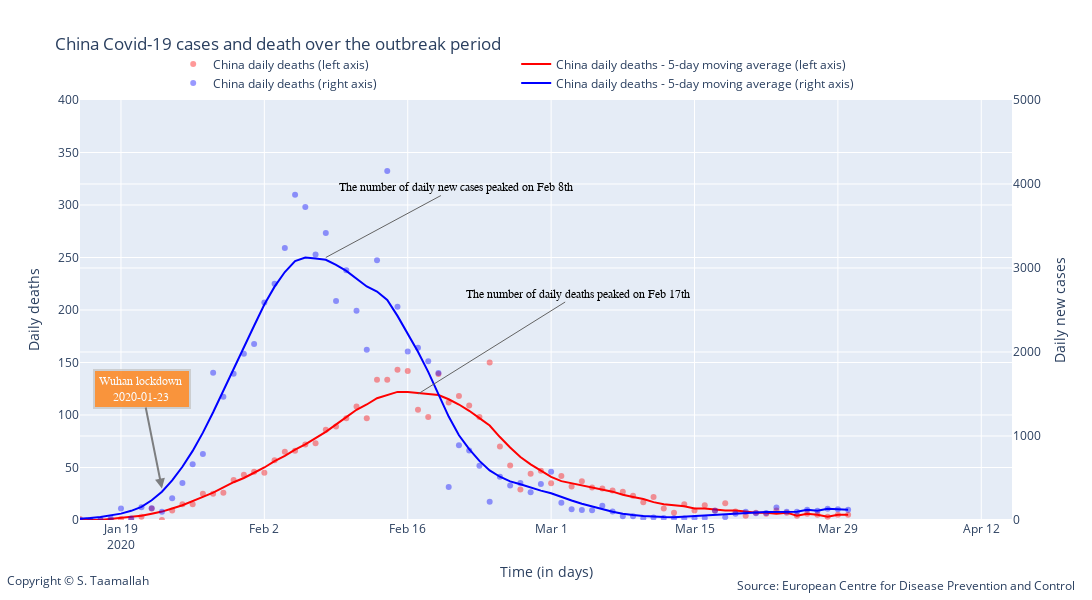

Notebook code for this chart:
### Markdown cell above
It seems to be an outlier on Feb 13th. with Feb 13th deaths too high and feb 14th too low. These two will be averaged

### Code cell
degree = 7

smooth_china_deaths = smoothTriangle(df_china['deaths'],degree)
smooth_china_cases = smoothTriangle(df_china['cases'],degree)




# Add traces
trace1 = go.Scatter(
        x=df_china.index, 
        y=df_china['deaths'],
        mode='markers',
        name='China daily deaths (left y-axis)',
        line_color='rgba(256, 0, 0, .4)',
        #showlegend=False,
)

trace11 = go.Scatter(
        x=df_china.index, 
        y=smooth_china_deaths,
        mode='lines',
        name='China daily deaths - 5-day moving average (left y-axis)',
        line_color='rgba(256, 0, 0, 1)',
)

trace2 = go.Scatter(
        x=df_china.index, 
        y=df_china['cases'],
        mode='markers',
        name='China daily deaths (right y-axis)',
        line_color='rgba(0, 0, 256, .4)',
        #showlegend=False,
        yaxis='y2'
)

trace22 = go.Scatter(
        x=df_china.index, 
        y=smooth_china_cases,
        mode='lines',
        name='China daily deaths - 5-day moving average (right y-axis)',
        line_color='rgba(0, 0, 256, 1)',
        yaxis='y2'
)

data = [trace1, trace11, trace2, trace22]

layout = go.Layout(
    title='China Covid-19 cases and death over the outbreak period',
    legend=dict(x=.1, y=1.12, orientation="h"), 
    width=1100,
    height=600,
    
    # Top left
    xaxis=dict(
        title='Time (in days)',
        range=['2020-01-15', '2020-04-15'],
    ),
    yaxis=dict(
        title='Daily deaths',
        #type='log',
        range=[0,400],
        anchor='x'
    ),
    yaxis2=dict(
        title = 'Daily new cases',
        #type='log',
        range=[0,5000],
        overlaying='y',
        side='right'
    ),
    
       annotations=[
        dict(
            x=1.07,
            y=-0.18,
            showarrow=False,
            text='Source: European Centre for Disease Prevention and Control',
            xref='paper',
            yref='paper'
        ),
        
        dict(
            x=-0.08,
            y=-0.17,
            showarrow=False,
            text='Copyright © S. Taamallah ',
            xref='paper',
            yref='paper'
        )
    ],
    
)



fig = go.Figure(data=data, layout=layout)

fig.add_annotation(
        x='2020-01-23',
        y=30,
        xref="x",
        yref="y",
        text="Wuhan lockdown <br> 2020-01-23  ",
        showarrow=True,
        font=dict(
            family="Courier New, monospace",
            size=12,
            color="#ffffff"
            ),
        align="center",
        arrowhead=2,
        arrowsize=1,
        arrowwidth=2,
        arrowcolor="#636363",
        ax=-20,
        ay=-100,
        bordercolor="#c7c7c7",
        borderwidth=2,
        borderpad=4,
        bgcolor="#ff7f0e",
        opacity=0.8
        )


fig.add_annotation(
            x='2020-02-08',
            y=250,
            text="The number of daily new cases peaked on Feb 8th",
            showarrow=True,
            font=dict(
            family="Courier New, monospace",
            size=12,
            color="black",
            ),
        align="center",
        arrowhead=0,
        arrowsize=1,
        arrowwidth=1,
        arrowcolor="#636363",
        ax=130,
        ay=-70,
)


fig.add_annotation(
            x='2020-02-17',
            y=120,
            text="The number of daily deaths peaked on Feb 17th",
            showarrow=True,
            font=dict(
            family="Courier New, monospace",
            size=12,
            color="black",
            ),
        align="center",
        arrowhead=0,
        arrowsize=1,
        arrowwidth=1,
        arrowcolor="#636363",
        ax=160,
        ay=-100,
)

fig.show()

from plotly.offline import plot
plot(fig, filename="STaamallah_covid19_analysis_chart_3_20200331.html", auto_open = False)

### Figure 1 — Plotly figure (JSON) as saved in the notebook; plotly's stock layout.template omitted (floating-point values rounded to 4 significant figures)
{"data": [{"line": {"color": "rgba(256, 0, 0, .4)"}, "mode": "markers", "name": "China daily deaths (left axis)", "type": "scatter", "x": ["2020-03-30T00:00:00", "2020-03-29T00:00:00", "2020-03-28T00:00:00", "2020-03-27T00:00:00", "2020-03-26T00:00:00", "2020-03-25T00:00:00", "2020-03-24T00:00:00", "2020-03-23T00:00:00", "2020-03-22T00:00:00", "2020-03-21T00:00:00", "2020-03-20T00:00:00", "2020-03-19T00:00:00", "2020-03-18T00:00:00", "2020-03-17T00:00:00", "2020-03-16T00:00:00", "2020-03-15T00:00:00", "2020-03-14T00:00:00", "2020-03-13T00:00:00", "2020-03-12T00:00:00", "2020-03-11T00:00:00", "2020-03-10T00:00:00", "2020-03-09T00:00:00", "2020-03-08T00:00:00", "2020-03-07T00:00:00", "2020-03-06T00:00:00", "2020-03-05T00:00:00", "2020-03-04T00:00:00", "2020-03-03T00:00:00", "2020-03-02T00:00:00", "2020-03-01T00:00:00", "2020-02-29T00:00:00", "2020-02-28T00:00:00", "2020-02-27T00:00:00", "2020-02-26T00:00:00", "2020-02-25T00:00:00", "2020-02-24T00:00:00", "2020-02-23T00:00:00", "2020-02-22T00:00:00", "2020-02-21T00:00:00", "2020-02-20T00:00:00", "2020-02-19T00:00:00", "2020-02-18T00:00:00", "2020-02-17T00:00:00", "2020-02-16T00:00:00", "2020-02-15T00:00:00", "2020-02-14T00:00:00", "2020-02-13T00:00:00", "2020-02-12T00:00:00", "2020-02-11T00:00:00", "2020-02-10T00:00:00", "2020-02-09T00:00:00", "2020-02-08T00:00:00", "2020-02-07T00:00:00", "2020-02-06T00:00:00", "2020-02-05T00:00:00", "2020-02-04T00:00:00", "2020-02-03T00:00:00", "2020-02-02T00:00:00", "2020-02-01T00:00:00", "2020-01-31T00:00:00", "2020-01-30T00:00:00", "2020-01-29T00:00:00", "2020-01-28T00:00:00", "2020-01-27T00:00:00", "2020-01-26T00:00:00", "2020-01-25T00:00:00", "2020-01-24T00:00:00", "2020-01-23T00:00:00", "2020-01-22T00:00:00", "2020-01-21T00:00:00", "2020-01-20T00:00:00", "2020-01-19T00:00:00", "2020-01-18T00:00:00", "2020-01-17T00:00:00", "2020-01-16T00:00:00", "2020-01-15T00:00:00", "2020-01-14T00:00:00", "2020-01-13T00:00:00", "2020-01-12T00:00:00", "2020-01-11T00:00:00", "2020-01-10T00:00:00", "2020-01-09T00:00:00", "2020-01-08T00:00:00", "2020-01-07T00:00:00", "2020-01-06T00:00:00", "2020-01-05T00:00:00", "2020-01-04T00:00:00", "2020-01-03T00:00:00", "2020-01-02T00:00:00", "2020-01-01T00:00:00", "2019-12-31T00:00:00"], "y": [5, 5, 3, 5, 6, 4, 7, 9, 6, 7, 4, 8, 16, 9, 14, 9, 15, 7, 11, 22, 17, 23, 27, 28, 30, 31, 37, 32, 42, 35, 47, 44, 29, 52, 70, 150, 98, 109, 118, 112, 139, 98, 105, 142, 143, 133.5, 133.5, 97, 108, 97, 89, 86, 73, 72, 66, 65, 57, 45, 46, 43, 38, 26, 25, 25, 15, 15, 9, 0, 11, 3, 0, 1, 0, 0, 0, 1, 0, 0, 0, 1, 0, 0, 0, 0, 0, 0, 0, 0, 0, 0, 0]}, {"line": {"color": "rgba(256, 0, 0, 1)"}, "mode": "lines", "name": "China daily deaths - 5-day moving average (left axis)", "type": "scatter", "x": ["2020-03-30T00:00:00", "2020-03-29T00:00:00", "2020-03-28T00:00:00", "2020-03-27T00:00:00", "2020-03-26T00:00:00", "2020-03-25T00:00:00", "2020-03-24T00:00:00", "2020-03-23T00:00:00", "2020-03-22T00:00:00", "2020-03-21T00:00:00", "2020-03-20T00:00:00", "2020-03-19T00:00:00", "2020-03-18T00:00:00", "2020-03-17T00:00:00", "2020-03-16T00:00:00", "2020-03-15T00:00:00", "2020-03-14T00:00:00", "2020-03-13T00:00:00", "2020-03-12T00:00:00", "2020-03-11T00:00:00", "2020-03-10T00:00:00", "2020-03-09T00:00:00", "2020-03-08T00:00:00", "2020-03-07T00:00:00", "2020-03-06T00:00:00", "2020-03-05T00:00:00", "2020-03-04T00:00:00", "2020-03-03T00:00:00", "2020-03-02T00:00:00", "2020-03-01T00:00:00", "2020-02-29T00:00:00", "2020-02-28T00:00:00", "2020-02-27T00:00:00", "2020-02-26T00:00:00", "2020-02-25T00:00:00", "2020-02-24T00:00:00", "2020-02-23T00:00:00", "2020-02-22T00:00:00", "2020-02-21T00:00:00", "2020-02-20T00:00:00", "2020-02-19T00:00:00", "2020-02-18T00:00:00", "2020-02-17T00:00:00", "2020-02-16T00:00:00", "2020-02-15T00:00:00", "2020-02-14T00:00:00", "2020-02-13T00:00:00", "2020-02-12T00:00:00", "2020-02-11T00:00:00", "2020-02-10T00:00:00", "2020-02-09T00:00:00", "2020-02-08T00:00:00", "2020-02-07T00:00:00", "2020-02-06T00:00:00", "2020-02-05T00:00:00", "2020-02-04T00:00:00", "2020-02-03T00:00:00", "2020-02-02T00:00:00", "2020-02-01T00:00:00", "2020-01-31T00:00:00", "2020-01-30T00:00:00", "2020-01-29T00:00:00", "2020-01-28T00:00:00", "2020-01-27T00:00:00", "2020-01-26T00:00:00", "2020-01-25T00:00:00", "2020-01-24T00:00:00", "2020-01-23T00:00:00", "2020-01-22T00:00:00", "2020-01-21T00:00:00", "2020-01-20T00:00:00", "2020-01-19T00:00:00", "2020-01-18T00:00:00", "2020-01-17T00:00:00", "2020-01-16T00:00:00", "2020-01-15T00:00:00", "2020-01-14T00:00:00", "2020-01-13T00:00:00", "2020-01-12T00:00:00", "2020-01-11T00:00:00", "2020-01-10T00:00:00", "2020-01-09T00:00:00", "2020-01-08T00:00:00", "2020-01-07T00:00:00", "2020-01-06T00:00:00", "2020-01-05T00:00:00", "2020-01-04T00:00:00", "2020-01-03T00:00:00", "2020-01-02T00:00:00", "2020-01-01T00:00:00", "2019-12-31T00:00:00"], "y": [5, 5, 3, 5, 6, 4, 7, 6, 7, 7, 8, 9, 9, 10, 11, 11, 13, 14, 15, 17, 20, 22, 24, 27, 29, 31, 33, 35, 37, 41, 47, 53, 60, 69, 79, 90, 97, 104, 110, 115, 119, 120, 121, 122, 122, 119, 116, 110, 105, 98, 91, 84, 78, 72, 67, 61, 56, 50, 45, 40, 36, 31, 26, 22, 18, 14, 11, 8, 6, 4, 3, 2, 1, 0, 0, 0, 0, 0, 0, 0, 0, 0, 0, 0, 0, 0, 0, 0, 0, 0, 0]}, {"line": {"color": "rgba(0, 0, 256, .4)"}, "mode": "markers", "name": "China daily deaths (right axis)", "type": "scatter", "x": ["2020-03-30T00:00:00", "2020-03-29T00:00:00", "2020-03-28T00:00:00", "2020-03-27T00:00:00", "2020-03-26T00:00:00", "2020-03-25T00:00:00", "2020-03-24T00:00:00", "2020-03-23T00:00:00", "2020-03-22T00:00:00", "2020-03-21T00:00:00", "2020-03-20T00:00:00", "2020-03-19T00:00:00", "2020-03-18T00:00:00", "2020-03-17T00:00:00", "2020-03-16T00:00:00", "2020-03-15T00:00:00", "2020-03-14T00:00:00", "2020-03-13T00:00:00", "2020-03-12T00:00:00", "2020-03-11T00:00:00", "2020-03-10T00:00:00", "2020-03-09T00:00:00", "2020-03-08T00:00:00", "2020-03-07T00:00:00", "2020-03-06T00:00:00", "2020-03-05T00:00:00", "2020-03-04T00:00:00", "2020-03-03T00:00:00", "2020-03-02T00:00:00", "2020-03-01T00:00:00", "2020-02-29T00:00:00", "2020-02-28T00:00:00", "2020-02-27T00:00:00", "2020-02-26T00:00:00", "2020-02-25T00:00:00", "2020-02-24T00:00:00", "2020-02-23T00:00:00", "2020-02-22T00:00:00", "2020-02-21T00:00:00", "2020-02-20T00:00:00", "2020-02-19T00:00:00", "2020-02-18T00:00:00", "2020-02-17T00:00:00", "2020-02-16T00:00:00", "2020-02-15T00:00:00", "2020-02-14T00:00:00", "2020-02-13T00:00:00", "2020-02-12T00:00:00", "2020-02-11T00:00:00", "2020-02-10T00:00:00", "2020-02-09T00:00:00", "2020-02-08T00:00:00", "2020-02-07T00:00:00", "2020-02-06T00:00:00", "2020-02-05T00:00:00", "2020-02-04T00:00:00", "2020-02-03T00:00:00", "2020-02-02T00:00:00", "2020-02-01T00:00:00", "2020-01-31T00:00:00", "2020-01-30T00:00:00", "2020-01-29T00:00:00", "2020-01-28T00:00:00", "2020-01-27T00:00:00", "2020-01-26T00:00:00", "2020-01-25T00:00:00", "2020-01-24T00:00:00", "2020-01-23T00:00:00", "2020-01-22T00:00:00", "2020-01-21T00:00:00", "2020-01-20T00:00:00", "2020-01-19T00:00:00", "2020-01-18T00:00:00", "2020-01-17T00:00:00", "2020-01-16T00:00:00", "2020-01-15T00:00:00", "2020-01-14T00:00:00", "2020-01-13T00:00:00", "2020-01-12T00:00:00", "2020-01-11T00:00:00", "2020-01-10T00:00:00", "2020-01-09T00:00:00", "2020-01-08T00:00:00", "2020-01-07T00:00:00", "2020-01-06T00:00:00", "2020-01-05T00:00:00", "2020-01-04T00:00:00", "2020-01-03T00:00:00", "2020-01-02T00:00:00", "2020-01-01T00:00:00", "2019-12-31T00:00:00"], "y": [121, 129, 134, 111, 121, 99, 99, 150, 83, 79, 99, 75, 33, 110, 25, 22, 19, 22, 24, 29, 20, 45, 46, 101, 170, 117, 119, 127, 205, 574, 428, 329, 439, 410, 515, 218, 647, 826, 891, 394, 1750, 1890, 2052, 2007, 2538, 4156, 3092, 2028, 2490, 2974, 2607, 3418, 3160, 3727, 3872, 3237, 2812, 2590, 2095, 1980, 1740, 1466, 1753, 787, 665, 441, 259, 97, 140, 151, 19, 136, 17, 4, 0, 0, 0, 0, 0, 0, 0, 0, 0, 0, 0, 15, 0, 17, 0, 0, 27], "yaxis": "y2"}, {"line": {"color": "rgba(0, 0, 256, 1)"}, "mode": "lines", "name": "China daily deaths - 5-day moving average (right axis)", "type": "scatter", "x": ["2020-03-30T00:00:00", "2020-03-29T00:00:00", "2020-03-28T00:00:00", "2020-03-27T00:00:00", "2020-03-26T00:00:00", "2020-03-25T00:00:00", "2020-03-24T00:00:00", "2020-03-23T00:00:00", "2020-03-22T00:00:00", "2020-03-21T00:00:00", "2020-03-20T00:00:00", "2020-03-19T00:00:00", "2020-03-18T00:00:00", "2020-03-17T00:00:00", "2020-03-16T00:00:00", "2020-03-15T00:00:00", "2020-03-14T00:00:00", "2020-03-13T00:00:00", "2020-03-12T00:00:00", "2020-03-11T00:00:00", "2020-03-10T00:00:00", "2020-03-09T00:00:00", "2020-03-08T00:00:00", "2020-03-07T00:00:00", "2020-03-06T00:00:00", "2020-03-05T00:00:00", "2020-03-04T00:00:00", "2020-03-03T00:00:00", "2020-03-02T00:00:00", "2020-03-01T00:00:00", "2020-02-29T00:00:00", "2020-02-28T00:00:00", "2020-02-27T00:00:00", "2020-02-26T00:00:00", "2020-02-25T00:00:00", "2020-02-24T00:00:00", "2020-02-23T00:00:00", "2020-02-22T00:00:00", "2020-02-21T00:00:00", "2020-02-20T00:00:00", "2020-02-19T00:00:00", "2020-02-18T00:00:00", "2020-02-17T00:00:00", "2020-02-16T00:00:00", "2020-02-15T00:00:00", "2020-02-14T00:00:00", "2020-02-13T00:00:00", "2020-02-12T00:00:00", "2020-02-11T00:00:00", "2020-02-10T00:00:00", "2020-02-09T00:00:00", "2020-02-08T00:00:00", "2020-02-07T00:00:00", "2020-02-06T00:00:00", "2020-02-05T00:00:00", "2020-02-04T00:00:00", "2020-02-03T00:00:00", "2020-02-02T00:00:00", "2020-02-01T00:00:00", "2020-01-31T00:00:00", "2020-01-30T00:00:00", "2020-01-29T00:00:00", "2020-01-28T00:00:00", "2020-01-27T00:00:00", "2020-01-26T00:00:00", "2020-01-25T00:00:00", "2020-01-24T00:00:00", "2020-01-23T00:00:00", "2020-01-22T00:00:00", "2020-01-21T00:00:00", "2020-01-20T00:00:00", "2020-01-19T00:00:00", "2020-01-18T00:00:00", "2020-01-17T00:00:00", "2020-01-16T00:00:00", "2020-01-15T00:00:00", "2020-01-14T00:00:00", "2020-01-13T00:00:00", "2020-01-12T00:00:00", "2020-01-11T00:00:00", "2020-01-10T00:00:00", "2020-01-09T00:00:00", "2020-01-08T00:00:00", "2020-01-07T00:00:00", "2020-01-06T00:00:00", "2020-01-05T00:00:00", "2020-01-04T00:00:00", "2020-01-03T00:00:00", "2020-01-02T00:00:00", "2020-01-01T00:00:00", "2019-12-31T00:00:00"], "y": [121, 129, 134, 111, 121, 99, 99, 102, 96, 88, 81, 72, 64, 56, 47, 40, 35, 33, 36, 41, 49, 60, 75, 99, 129, 159, 193, 232, 276, 318, 350, 383, 425, 460, 515, 591, 704, 843, 1009, 1231, 1508, 1763, 2003, 2224, 2430, 2619, 2720, 2780, 2871, 2966, 3038, 3098, 3113, 3124, 3082, 2952, 2778, 2565, 2313, 2055, 1786, 1523, 1283, 1040, 823, 634, 471, 337, 235, 157, 109, 76, 51, 35, 23, 13, 7, 3, 0, 0, 0, 1, 1, 2, 0, 15, 0, 17, 0, 0, 27], "yaxis": "y2"}], "layout": {"annotations": [{"showarrow": false, "text": "Source: European Centre for Disease Prevention and Control", "x": 1.07, "xref": "paper", "y": -0.18, "yref": "paper"}, {"showarrow": false, "text": "Copyright © S. Taamallah ", "x": -0.08, "xref": "paper", "y": -0.17, "yref": "paper"}, {"align": "center", "arrowcolor": "#636363", "arrowhead": 2, "arrowsize": 1, "arrowwidth": 2, "ax": -20, "ay": -100, "bgcolor": "#ff7f0e", "bordercolor": "#c7c7c7", "borderpad": 4, "borderwidth": 2, "font": {"color": "#ffffff", "family": "Courier New, monospace", "size": 12}, "opacity": 0.8, "showarrow": true, "text": "Wuhan lockdown <br> 2020-01-23  ", "x": "2020-01-23", "xref": "x", "y": 30, "yref": "y"}, {"align": "center", "arrowcolor": "#636363", "arrowhead": 0, "arrowsize": 1, "arrowwidth": 1, "ax": 130, "ay": -70, "font": {"color": "black", "family": "Courier New, monospace", "size": 12}, "showarrow": true, "text": "The number of daily new cases peaked on Feb 8th", "x": "2020-02-08", "y": 250}, {"align": "center", "arrowcolor": "#636363", "arrowhead": 0, "arrowsize": 1, "arrowwidth": 1, "ax": 160, "ay": -100, "font": {"color": "black", "family": "Courier New, monospace", "size": 12}, "showarrow": true, "text": "The number of daily deaths peaked on Feb 17th", "x": "2020-02-17", "y": 120}], "height": 600, "legend": {"orientation": "h", "x": 0.1, "y": 1.12}, "title": {"text": "China Covid-19 cases and death over the outbreak period"}, "width": 1100, "xaxis": {"range": ["2020-01-15", "2020-04-15"], "title": {"text": "Time (in days)"}, "type": "date"}, "yaxis": {"anchor": "x", "range": [0, 400], "title": {"text": "Daily deaths"}, "type": "linear"}, "yaxis2": {"overlaying": "y", "range": [0, 5000], "side": "right", "title": {"text": "Daily new cases"}, "type": "linear"}}}
